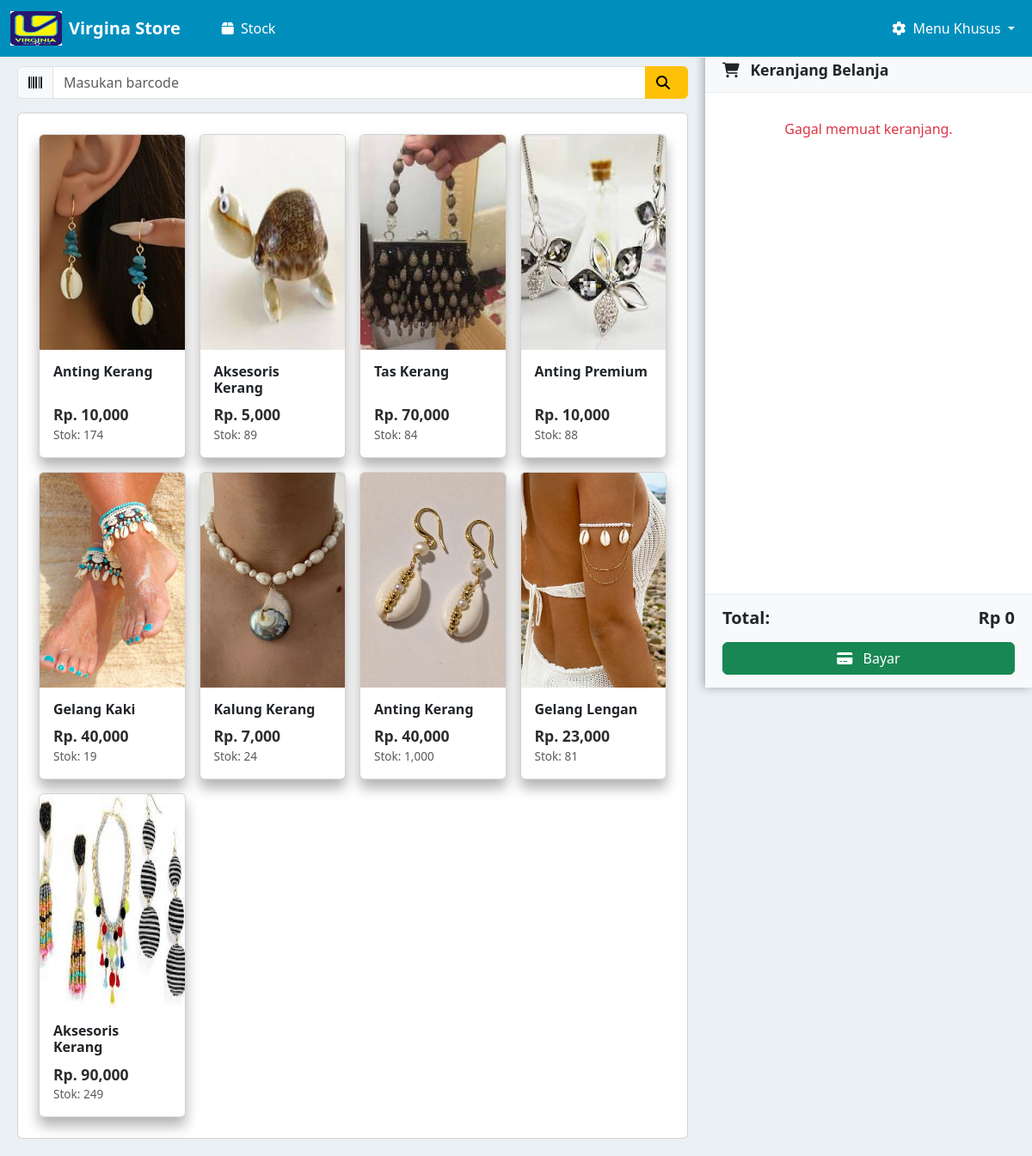
Page /kasir/ (signed in) on the committed database.
### kasir/models.py (models this page shows, shortened)
class Produk(models.Model):
    nama_barang = models.CharField(max_length=100)
    barcode = models.CharField(max_length=50, unique=True)
    harga_barang = models.DecimalField(max_digits=12, decimal_places=2)
    stok = models.PositiveIntegerField()
    gambar = models.ImageField(upload_to='gambar_produk/', blank=True, null=True)

### kasir/views.py (the view, shortened to what this page needs)
# urls.py: path('', views.halaman_kasir, name='halaman_kasir'),
@login_required(login_url='login')
@no_cache
def halaman_kasir(request):
    produk = Produk.objects.all()
    transaksi_id = request.session.get('current_transaksi_id')
    return render(request, 'home.html', {'produk': produk})

### kasir/templates/home.html (shortened to what this page needs)
{% extends "base.html" %}
{% load static %}
{% load humanize %}
{% block content %}
<div class="main-container">
  <div class="content-area">
        <div class="input-group mb-3">
          <span class="input-group-text"><i class="fas fa-barcode"></i></span>
          <input type="text" id="barcodeInput" class="form-control" placeholder="Masukan barcode" onkeypress="if(event.key === 'Enter'){cariProdukByBarcode()}">
          <button class="btn btn-warning" onclick="cariProdukByBarcode()">
            <i class="fas fa-search me-2"></i>
          </button>
        </div>
    <div id="cardMode">
      <div class="card p-4">
      <div class="row g-3">
        {% for item in produk %}
        <div class="col-6 col-md-4 col-lg-3">
          <div class="card product-card" onclick="bukaDetail('{{ item.id }}', '{{ item.nama_barang }}', '{{ item.harga_barang }}', '{{ item.stok }}', '{{ item.gambar.url }}')">
            <img src="{{ item.gambar.url }}" class="card-img-top" style="height:250px; object-fit:cover;" alt="{{ item.nama_barang }}">
            <div class="card-body">
              <h6 class="card-title">{{ item.nama_barang }}</h6>
              <div>
                <p class="price" id="hitam">Rp. {{ item.harga_barang|floatformat:0|intcomma }}</p>
                <p class="stock">Stok: <span id="stok-{{ item.id }}">{{ item.stok|floatformat:0|intcomma }}</span></p>
              </div>
            </div>
          </div>
        </div>
        {% endfor %}
      </div>
    </div>
    </div>
  </div>
  <div class="cart-sidebar">
    <div class="cart-header">
      <h5><i class="fas fa-shopping-cart me-2"></i> Keranjang Belanja</h5>
    </div>
    <div class="cart-items" id="cartItems" style="margin-top: 20px;">
    </div>
    <div class="cart-footer">
      <div class="cart-total d-flex justify-content-between align-items-center">
        <h5>Total:</h5>
        <h5 id="totalBayar">Rp 0</h5>
      </div>
      <div class="cart-action mt-3">
        <a href="{% url 'halaman_bayar' %}" class="btn btn-success w-100"><i class="fas fa-credit-card me-2"></i> Bayar</a>
      </div>
    </div>
  </div>
</div>
{% endblock %}

### templates/base.html (style rules this page uses)
body { background-color: #EBF0F5; }

### kasir/templates/home.html (style rules this page uses)
#hitam { color: rgb(44, 44, 44); }
.content-area { padding: 10px 400px 20px 20px; }
.product-card { background-color: #ffffff; color: #212529; box-shadow: 0 10px 15px rgba(0, 0, 0, 0.3); transition: transform 0.2s ease, box-shadow 0.2s ease, border-color 0.2s ease; cursor: pointer; height: 100%; display: flex; flex-direction: column; }
.product-card .card-img-top { border-top-left-radius: calc(0.375rem - 1px); border-top-right-radius: calc(0.375rem - 1px); }
.product-card .card-body { flex-grow: 1; display: flex; flex-direction: column; justify-content: space-between; }
.product-card .card-title { font-size: 1rem; font-weight: 600; color: #212529; margin-bottom: 0.5rem; }
.product-card .price { font-weight: 700; font-size: 1.1rem; color: #007bff; margin: 0; }
.product-card .stock { font-size: 0.85rem; color: #5a5a5a; margin: 0; }
.cart-sidebar { position: fixed; right: 0; top: 56px; height: calc(100vh - 56px); width: 380px; background-color: #ffffff; color: #212529; display: flex; flex-direction: column; flex-shrink: 0; box-shadow: -2px 0 10px rgba(0, 0, 0, 0.3); transition: transform 0.3s ease; z-index: 1000; }
.cart-header { padding: 15px 20px; background-color: #f8f9fa; border-bottom: 1px solid #e9ecef; flex-shrink: 0; }
.cart-header h5 { margin: 0; font-weight: 600; font-size: 1.1rem; }
.cart-items { flex-grow: 1; overflow-y: auto; padding: 10px; }
.cart-footer { padding: 15px 20px; background-color: #f8f9fa; border-top: 1px solid #e9ecef; flex-shrink: 0; }
.cart-total h5 { margin: 0; font-weight: 600; }

### rows in the picture
Produk: gambar (picture), nama_barang "Anting Kerang", harga_barang "10,000", stok "174"
Produk: gambar (picture), nama_barang "Aksesoris Kerang", harga_barang "5,000", stok "89"
Produk: gambar (picture), nama_barang "Tas Kerang", harga_barang "70,000", stok "84"
Produk: gambar (picture), nama_barang "Anting Premium", harga_barang "10,000", stok "88"
Produk: gambar (picture), nama_barang "Gelang Kaki", harga_barang "40,000", stok "19"
Produk: gambar (picture), nama_barang "Kalung Kerang", harga_barang "7,000", stok "24"
Produk: gambar (picture), nama_barang "Anting Kerang", harga_barang "40,000", stok "1,000"
Produk: gambar (picture), nama_barang "Gelang Lengan", harga_barang "23,000", stok "81"
Produk: gambar (picture), nama_barang "Aksesoris Kerang", harga_barang "90,000", stok "249"
